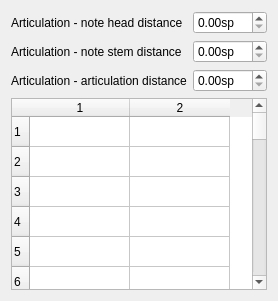
     <widget class="QWidget" name="Seite_6">
      <layout class="QVBoxLayout" name="verticalLayout_9">
       <item>
        <layout class="QFormLayout" name="formLayout_5">
         <item row="0" column="0">
          <widget class="QLabel" name="label_35">
           <property name="text">
            <string>Articulation - note head distance</string>
           </property>
          </widget>
         </item>
         <item row="0" column="1">
          <widget class="QDoubleSpinBox" name="propertyDistanceHead">
           <property name="suffix">
            <string comment="space unit">sp</string>
           </property>
          </widget>
         </item>
         <item row="1" column="0">
          <widget class="QLabel" name="label_37">
           <property name="text">
            <string>Articulation - note stem distance</string>
           </property>
          </widget>
         </item>
         <item row="1" column="1">
          <widget class="QDoubleSpinBox" name="propertyDistanceStem">
           <property name="suffix">
            <string comment="space unit">sp</string>
           </property>
          </widget>
         </item>
         <item row="2" column="0">
          <widget class="QLabel" name="label_41">
           <property name="text">
            <string>Articulation - articulation distance</string>
           </property>
          </widget>
         </item>
         <item row="2" column="1">
          <widget class="QDoubleSpinBox" name="propertyDistance">
           <property name="suffix">
            <string comment="space unit">sp</string>
           </property>
          </widget>
         </item>
        </layout>
       </item>
       <item>
        <widget class="QTableWidget" name="articulationTable">
         <property name="wordWrap">
          <bool>false</bool>
         </property>
         <property name="cornerButtonEnabled">
          <bool>false</bool>
         </property>
         <property name="rowCount">
          <number>35</number>
         </property>
         <property name="columnCount">
          <number>2</number>
         </property>
         <row/>
         <row/>
         <row/>
         <row/>
         <row/>
         <row/>
         <row/>
         <row/>
         <row/>
         <row/>
         <row/>
         <row/>
         <row/>
         <row/>
         <row/>
         <row/>
         <row/>
         <row/>
         <row/>
         <row/>
         <row/>
         <row/>
         <row/>
         <row/>
         <row/>
         <row/>
         <row/>
         <row/>
         <row/>
         <row/>
         <row/>
         <row/>
         <row/>
         <row/>
         <row/>
         <column/>
         <column/>
        </widget>
       </item>
      </layout>
     </widget>
